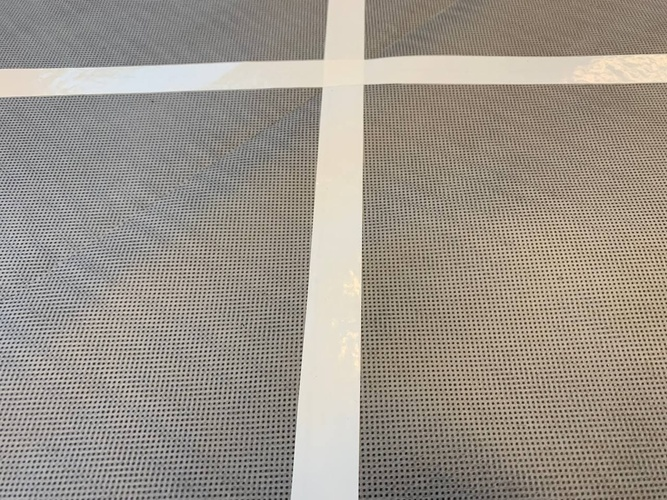
#> input picture dataset/intersection/intersection (2).jpg, 667 x 500 px, shrunk from 1280 x 960 before the run; the run also reads 1 picture not shown here
$ python example_utilities.py
#> lines starting #> are read from the running program, lines starting #| are printed output that depends on the picture; after the words box and inside, x2 and y2 are one past the last pixel; in counts of white or black regions, pixels touching at a corner belong together
### utilities.py
import cv2
import numpy as np

from typing import List


def image_preprocessing(image: np.ndarray) -> np.ndarray:
    """
    Preprocesses the image to get a better line detection
    Args:
        image: image to process

    Returns:
        result: processed image
    """
    blur = cv2.blur(image, (5, 5))

    _, thresh1 = cv2.threshold(blur, 168, 255, cv2.THRESH_BINARY)

    hsv = cv2.cvtColor(thresh1, cv2.COLOR_RGB2HSV)

    lower_white = np.array([0, 0, 168])
    upper_white = np.array([172, 111, 255])
    mask = cv2.inRange(hsv, lower_white, upper_white)

    kernel_erode = np.ones((6, 6), np.uint8)
    eroded_mask = cv2.erode(mask, kernel_erode, iterations=1)
    kernel_dilate = np.ones((4, 4), np.uint8)
    dilated_mask = cv2.dilate(eroded_mask, kernel_dilate, iterations=1)

    return dilated_mask


def direction(image: np.ndarray) -> float:
    """
    Reads and preprocesses the image in path
    Returns a direction between 0 and width in pixels
    The direction is the center of the main detected line

    Args:
        image: image to analyze

    Returns:
        cx: center of the main line detected in pixels
    """

    _, width = image.shape[:2]

    # Preprocess image (blur, threshold, etc.)
    dilated_mask = image_preprocessing(image)

    # Find contours
    contours, _ = cv2.findContours(
        dilated_mask, cv2.RETR_TREE, cv2.CHAIN_APPROX_SIMPLE)

    # If contours found, take the biggest one
    if (len(contours) > 0):
        main_contour = sorted(contours, key=cv2.contourArea, reverse=True)[0]
        coords = cv2.moments(main_contour)
        if (coords['m00'] != 0):
            cx = int(coords['m10']/coords['m00'])
            # Return its center
            return cx
    # If no contours found, return the center of the image
    return width/2


def turn_detection(image: np.ndarray, spacing_ratio: float = 1/4, surface_ratio: float = 0.01,
                   center_surface_ratio: float = 0.05) -> List[bool]:
    """
    Reads and preprocesses the image in path
    Returns two booleans [x,y]
    x is True if there is a left turn, False otherwise
    y is the same for a right turn

    Args:
        image: image to analyze
        spacing_ratio: if the line detected width*spacing_ratio pixels from the border,
            there is a left turn, same for right
        surface_ratio: if (area of the line)/(area of the image) is more than surface_ratio,
            there is a turn

    Returns:
        two bools describing the presence of a left/right turn
    """
    h, w = image.shape[:2]

    # Isolate left and right side of the image
    # Crop image vertically (we want to detect intersection only if it is close)
    left_image = image[int(h/2):, :int(w*spacing_ratio)]
    right_image = image[int(h/2):, int(w*(1 - spacing_ratio)):]
    center_image = image[:, int(w*spacing_ratio):int(w*(1 - spacing_ratio))]

    images = [left_image, right_image]
    result = [False, False]
    # center_lane checks if there is a lane in the middle
    # if there is not, we are not at an intersection
    center_lane = False

    # Preprocess the image (blur, threshold...)
    dilated_mask = image_preprocessing(center_image)

    # Find contours, detection of center lane
    contours, _ = cv2.findContours(
        dilated_mask, cv2.RETR_TREE, cv2.CHAIN_APPROX_SIMPLE)
    if len(contours) > 0:
        # If contour found:
        contours = sorted(contours, key=cv2.contourArea, reverse=True)[:1]
        # Get the area of the biggest contour
        area = cv2.contourArea(contours[0])
        # Compare to surface ratio
        if area/(w*h) > center_surface_ratio:
            center_lane = True

    # Detection of side lanes
    for i, side_image in enumerate(images):
        # Preprocessing
        dilated_mask = image_preprocessing(side_image)

        # Find contours
        contours, _ = cv2.findContours(
            dilated_mask, cv2.RETR_TREE, cv2.CHAIN_APPROX_SIMPLE)
        if len(contours) > 0:
            # If contour found:
            contours = sorted(contours, key=cv2.contourArea, reverse=True)[:1]
            # Get the area of the biggest contour
            area = cv2.contourArea(contours[0])
            # Compare to surface ratio
            if area/(w*h) > surface_ratio and center_lane:
                result[i] = True
    return result


class PID():
    # [124 lines left out: functions __init__, compute, direction_to_motor, roundabout_direction, not called in this run]


def detect_red(image: np.ndarray) -> bool:
    """
    Detects if there is a red color in the image
    Args:
        image: image to process

    Returns:
        bool: True if red is detected
    """
    # Convert BGR to HSV
    hsv = cv2.cvtColor(image, cv2.COLOR_BGR2HSV)

    # define range of red color in HSV (could differ depending on lighting)
    lower_red = np.array([0, 100, 100])
    upper_red = np.array([10, 255, 255])
    # Threshold the HSV image to get only red colors
    mask = cv2.inRange(hsv, lower_red, upper_red)

    # Erode and dilate the mask
    kernel_erode = np.ones((6, 6), np.uint8)
    eroded_mask = cv2.erode(mask, kernel_erode, iterations=1)
    kernel_dilate = np.ones((4, 4), np.uint8)
    dilated_mask = cv2.dilate(eroded_mask, kernel_dilate, iterations=1)

    # Find contours
    contours, _ = cv2.findContours(
        dilated_mask, cv2.RETR_TREE, cv2.CHAIN_APPROX_SIMPLE)

    # if contours found, take the biggest one
    if len(contours) > 0:
        main_contour = sorted(contours, key=cv2.contourArea, reverse=True)[0]
        coords = cv2.moments(main_contour)
        if coords['m00'] != 0:
            _ = int(coords['m10']/coords['m00'])
            _ = int(coords['m01']/coords['m00'])
            return True
    return False

### example_utilities.py
import cv2
import numpy as np
import matplotlib.pyplot as plt

from utilities import *

# image_preprocessing demo
image = cv2.imread("dataset/intersection/intersection (2).jpg")
#> image is the input picture: shape (500, 667, 3); mean B, G, R 138.4, 148.3, 156
preprocessed_image = image_preprocessing(image)
#> in image_preprocessing, `hsv = cv2.cvtColor(thresh1, cv2.COLOR_RGB2HSV)`: hsv: shape (500, 667, 3); mean H, S, V 6.3, 14, 46.5
#> in image_preprocessing, `mask = cv2.inRange(hsv, lower_white, upper_white)`:
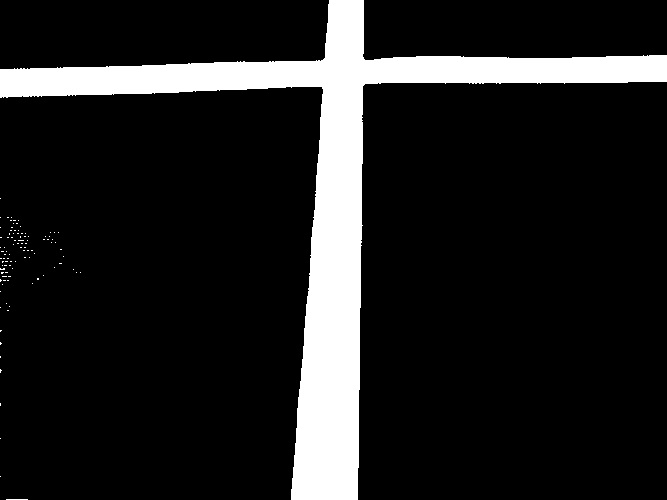
#> mask: shape (500, 667); 12.8% white; 101 white regions (99 under 20 px), largest, box (x1, y1, x2, y2) and area: (0, 0, 667, 500) 42311, (6, 499, 28, 500) 22
#> in image_preprocessing, `eroded_mask = cv2.erode(mask, kernel_erode, iterations=1)`: eroded_mask: shape (500, 667); 10.9% white; 1 white region, box (x1, y1, x2, y2) and area: (0, 0, 667, 500) 36487
#> in image_preprocessing, `dilated_mask = cv2.dilate(eroded_mask, kernel_dilate, iterations=1)`: dilated_mask: shape (500, 667); 12% white; 1 white region, box (x1, y1, x2, y2) and area: (0, 0, 667, 500) 39914
plt.figure(figsize=(10, 4))
plt.subplot(1, 2, 1)
plt.title("Original image")
plt.imshow(image)
plt.subplot(1, 2, 2)
plt.title("Preprocessed image")
plt.imshow(preprocessed_image)
plt.savefig("media/image_preprocessing.png")
#> figure, not shown here; B, G, R data is drawn as R, G, B

# direction demo
image1 = cv2.imread("dataset/single_line/single_line (2).jpg")
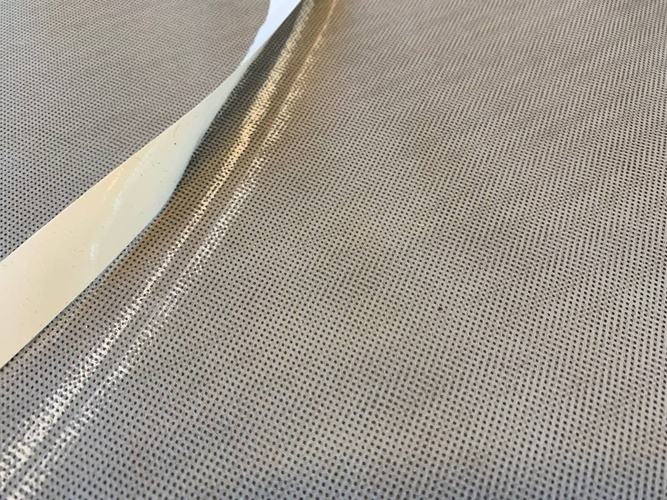
#> input picture dataset/single_line/single_line (2).jpg, 667 x 500 px, shrunk from 1280 x 960 before the run
#> image1 is the input picture: shape (500, 667, 3); mean B, G, R 140.8, 150.5, 157.5
image2 = cv2.imread("dataset/single_line/single_line (5).jpg")
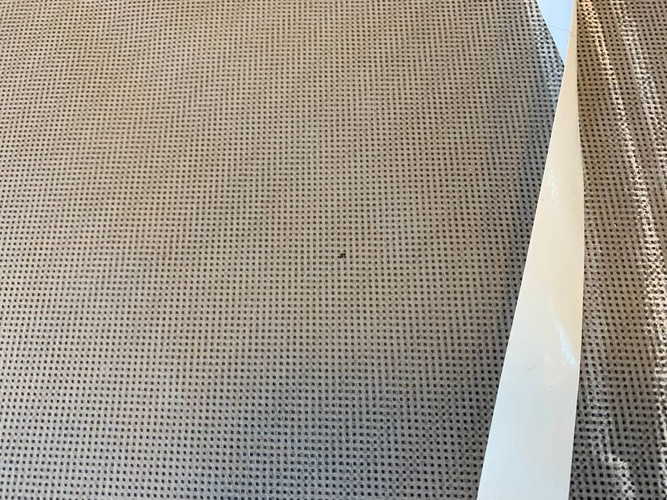
#> input picture dataset/single_line/single_line (5).jpg, 667 x 500 px, shrunk from 1280 x 960 before the run
#> image2 is the input picture: shape (500, 667, 3); mean B, G, R 136.6, 148.6, 156.8
cx1 = direction(image1)
#> in image_preprocessing (call 2), `hsv = cv2.cvtColor(thresh1, cv2.COLOR_RGB2HSV)`: hsv: shape (500, 667, 3); mean H, S, V 7, 15.9, 33.7
#> in image_preprocessing (call 2), `mask = cv2.inRange(hsv, lower_white, upper_white)`: mask: shape (500, 667); 7% white; 270 white regions (233 under 20 px), largest, box (x1, y1, x2, y2) and area: (0, 0, 300, 366) 19416, (2, 394, 70, 468) 1077, (0, 0, 28, 39) 410
#> in image_preprocessing (call 2), `eroded_mask = cv2.erode(mask, kernel_erode, iterations=1)`: eroded_mask: shape (500, 667); 5% white; 11 white regions (8 under 20 px), largest, box (x1, y1, x2, y2) and area: (0, 72, 240, 363) 15861, (240, 0, 297, 71) 632, (28, 431, 42, 441) 37
#> in image_preprocessing (call 2), `dilated_mask = cv2.dilate(eroded_mask, kernel_dilate, iterations=1)`: dilated_mask: shape (500, 667); 5.6% white; 9 white regions (5 under 20 px)
#> in direction, `contours, _ = cv2.findContours( dilated_mask, cv2.RETR_TREE, cv2.CHAIN..`: contours = 9 contours, 6 with area under 20; largest, box (x1, y1, x2, y2) and area: (0, 0, 299, 365) 17932, (27, 430, 44, 443) 98, (21, 448, 31, 461) 52
#> in direction, `main_contour = sorted(contours, key=cv2.contourArea, reverse=True)[0]`: main_contour = contour of 390 points, box (x1, y1, x2, y2) (0, 0, 299, 365), area 17932
#> in direction, `coords = cv2.moments(main_contour)`: coords = moments, m00 17931.5, centre m10/m00, m01/m00 = (102.5, 220.8)
#> in direction, `cx = int(coords['m10']/coords['m00'])`: cx = 102
#> cx1 = 102
cx2 = direction(image2)
#> in image_preprocessing (call 3), `hsv = cv2.cvtColor(thresh1, cv2.COLOR_RGB2HSV)`: hsv: shape (500, 667, 3); mean H, S, V 30.2, 67.8, 93.5
#> in image_preprocessing (call 3), `mask = cv2.inRange(hsv, lower_white, upper_white)`: mask: shape (500, 667); 10.1% white; 426 white regions (384 under 20 px), largest, box (x1, y1, x2, y2) and area: (477, 0, 584, 500) 26592, (0, 337, 70, 471) 2294, (0, 455, 45, 499) 475
#> in image_preprocessing (call 3), `eroded_mask = cv2.erode(mask, kernel_erode, iterations=1)`: eroded_mask: shape (500, 667); 7.1% white; 4 white regions (3 under 20 px), largest, box (x1, y1, x2, y2) and area: (481, 0, 582, 500) 23637
#> in image_preprocessing (call 3), `dilated_mask = cv2.dilate(eroded_mask, kernel_dilate, iterations=1)`: dilated_mask: shape (500, 667); 7.6% white; 4 white regions
#> in direction (call 2), `contours, _ = cv2.findContours( dilated_mask, cv2.RETR_TREE, cv2.CHAIN..`: contours = 4 contours, 1 with area under 20; largest, box (x1, y1, x2, y2) and area: (480, 0, 584, 500) 24767, (0, 353, 4, 366) 30, (0, 418, 4, 426) 20
#> cx2 = 545
image1 = cv2.circle(image1, (int(cx1), int(
    image1.shape[0]/2)), 50, (0, 0, 255), -1)
#> image1: shape (500, 667, 3); 2.35% of pixels changed, all inside (x1, y1, x2, y2) = (52, 200, 153, 301)
image2 = cv2.circle(image2, (int(cx2), int(
    image2.shape[0]/2)), 50, (0, 0, 255), -1)
#> image2: shape (500, 667, 3); 2.35% of pixels changed, all inside (x1, y1, x2, y2) = (495, 200, 596, 301)
plt.figure(figsize=(10, 4))
plt.subplot(1, 2, 1)
plt.title("Left turn")
plt.imshow(image1)
plt.subplot(1, 2, 2)
plt.title("Right turn")
plt.imshow(image2)
plt.savefig("media/direction.png")
#> figure, not shown here; B, G, R data is drawn as R, G, B

# turn_detection demo
image1 = cv2.imread("dataset/intersection/intersection (4).jpg")
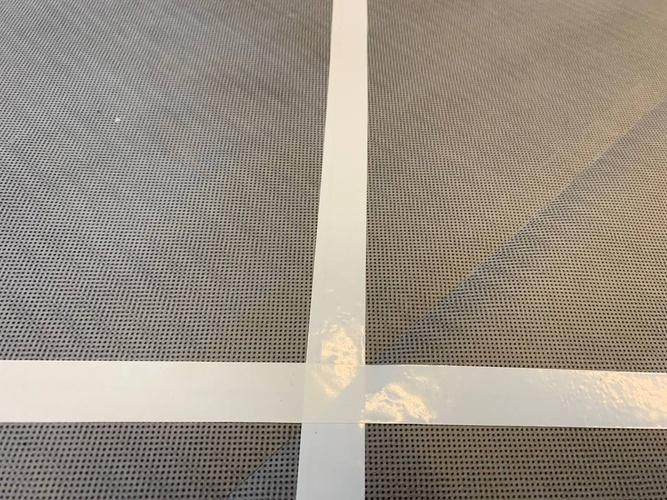
#> input picture dataset/intersection/intersection (4).jpg, 667 x 500 px, shrunk from 1280 x 960 before the run
#> image1 is the input picture: shape (500, 667, 3); mean B, G, R 131.2, 143.3, 152.5
image2 = cv2.imread("dataset/intersection/intersection (14).jpg")
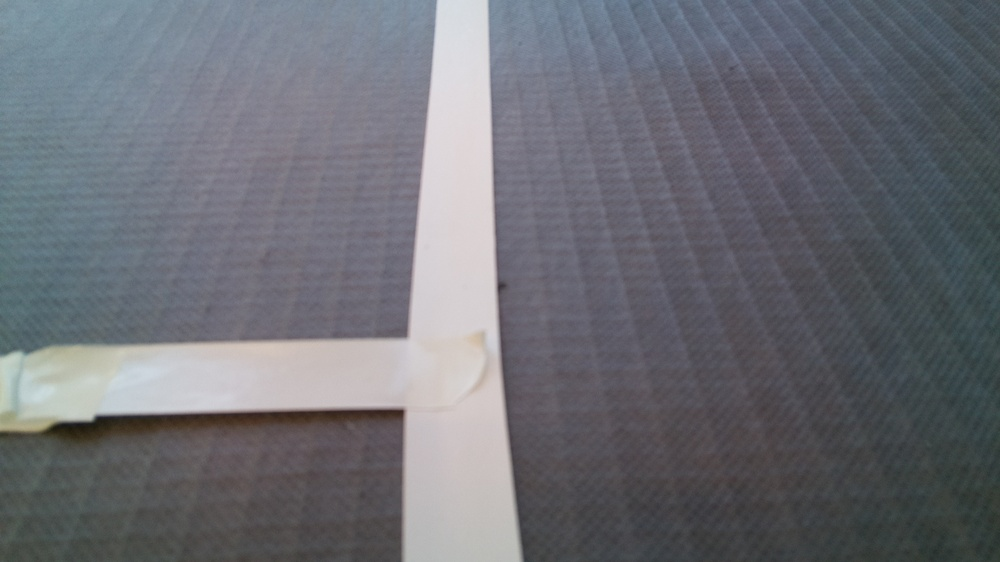
#> input picture dataset/intersection/intersection (14).jpg, 1000 x 562 px, shrunk from 1920 x 1080 before the run
#> image2 is the input picture: shape (562, 1000, 3); mean B, G, R 116.8, 110.1, 108.1
turn1 = turn_detection(image1)
#> in image_preprocessing (call 4), `hsv = cv2.cvtColor(thresh1, cv2.COLOR_RGB2HSV)`: hsv: shape (500, 334, 3); mean H, S, V 1, 2.6, 64
#> in image_preprocessing (call 4), `mask = cv2.inRange(hsv, lower_white, upper_white)`: mask: shape (500, 334); 24.1% white; 1 white region, box (x1, y1, x2, y2) and area: (0, 0, 334, 500) 40234
#> in image_preprocessing (call 4), `eroded_mask = cv2.erode(mask, kernel_erode, iterations=1)`: eroded_mask: shape (500, 334); 21.8% white; 1 white region, box (x1, y1, x2, y2) and area: (0, 0, 334, 500) 36458
#> in image_preprocessing (call 4), `dilated_mask = cv2.dilate(eroded_mask, kernel_dilate, iterations=1)`: dilated_mask: shape (500, 334); 23.2% white; 1 white region
#> in turn_detection, `contours, _ = cv2.findContours( dilated_mask, cv2.RETR_TREE, cv2.CHAIN..`: contours = 1 contour; box (x1, y1, x2, y2) and area: (0, 0, 334, 500) 37878
#> in turn_detection, `area = cv2.contourArea(contours[0])`: area = 37878
#> the loop in turn_detection, `for i, side_image in enumerate(images):` made 2 passes
#> (lower_white in image_preprocessing, upper_white in image_preprocessing, kernel_dilate in image_preprocessing, area) on passes 1 to 2: ([0, 0, 168], [172, 111, 255], [[1, 1, 1, 1], [1, 1, 1, 1], [1, 1, 1, 1], [1, 1, 1, 1]], 9653.5), ([0, 0, 168], [172, 111, 255], [[1, 1, 1, 1], [1, 1, 1, 1], [1, 1, 1, 1], [1, 1, 1, 1]], 8516)
#> after the loop in turn_detection, `for i, side_image in enumerate(images):`:
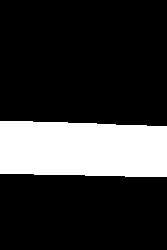
#> dilated_mask: shape (250, 167); 20.9% white; 1 white region, box (x1, y1, x2, y2) and area: (0, 121, 167, 177) 8734
#> after the loop in turn_detection, `for i, side_image in enumerate(images):`: area = 8516; result = [True, True]
#> turn1 = [True, True]
turn2 = turn_detection(image2)
#> in image_preprocessing (call 7), `hsv = cv2.cvtColor(thresh1, cv2.COLOR_RGB2HSV)`: hsv: shape (562, 500, 3); mean H, S, V 0.3, 0.8, 52
#> in image_preprocessing (call 7), `mask = cv2.inRange(hsv, lower_white, upper_white)`:
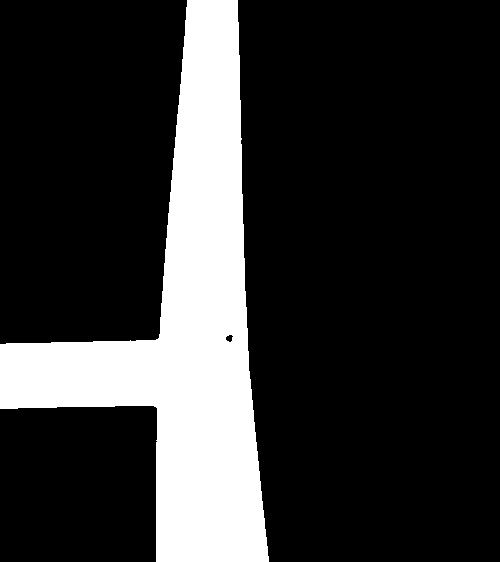
#> mask: shape (562, 500); 20.1% white; 1 white region
#> in turn_detection (call 2), `contours, _ = cv2.findContours( dilated_mask, cv2.RETR_TREE, cv2.CHAIN..`: contours = 2 contours; box (x1, y1, x2, y2) and area: (0, 0, 269, 562) 54188, (225, 334, 236, 345) 80
#> in turn_detection (call 2), `contours = sorted(contours, key=cv2.contourArea, reverse=True)[:1]`: contours = 1 contour; box (x1, y1, x2, y2) and area: (0, 0, 269, 562) 54188
#> the loop in turn_detection (call 2), `for i, side_image in enumerate(images):` made 2 passes
#> (lower_white in image_preprocessing, upper_white in image_preprocessing, kernel_dilate in image_preprocessing, area) on pass 1: ([0, 0, 168], [172, 111, 255], [[1, 1, 1, 1], [1, 1, 1, 1], [1, 1, 1, 1], [1, 1, 1, 1]], 13511.5)
#> (lower_white in image_preprocessing, upper_white in image_preprocessing, kernel_dilate in image_preprocessing) on pass 2: ([0, 0, 168], [172, 111, 255], [[1, 1, 1, 1], [1, 1, 1, 1], [1, 1, 1, 1], [1, 1, 1, 1]])
#> turn2 = [True, False]


def turn_to_result(turn):
    if turn == [1, 1]:
        result = "Left and Right turns"
    elif turn == [1, 0]:
        result = "Left turn"
    elif turn == [0, 1]:
        result = "Right turn"
    else:
        result = "No turn"
    return result


plt.figure(figsize=(10, 4))
plt.subplot(1, 2, 1)
plt.title(turn_to_result(turn1))
plt.imshow(image1)
plt.subplot(1, 2, 2)
plt.title(turn_to_result(turn2))
plt.imshow(image2)
plt.savefig("media/turn_detection.png")

# detect_red demo
image1 = cv2.imread("dataset/env_3_marker/env_3_marker (2).jpg")
image2 = cv2.imread("dataset/intersection/intersection (4).jpg")
red1 = detect_red(image1)
#> in detect_red, `contours, _ = cv2.findContours( dilated_mask, cv2.RETR_TREE, cv2.CHAIN..`: contours = 1 contour; box (x1, y1, x2, y2) and area: (0, 165, 385, 229) 14552
#> in detect_red, `main_contour = sorted(contours, key=cv2.contourArea, reverse=True)[0]`: main_contour = contour of 126 points, box (x1, y1, x2, y2) (0, 165, 385, 229), area 14552
#> in detect_red, `coords = cv2.moments(main_contour)`: coords = moments, m00 14552.5, centre m10/m00, m01/m00 = (184, 193.2)
#> red1 = True
red2 = detect_red(image2)
#> red2 = False
if red1 == True:
    red1 = "Red"
else:
    red1 = "No red"
if red2 == True:
    red2 = "Red"
else:
    red2 = "No red"
plt.figure(figsize=(10, 4))
plt.subplot(1, 2, 1)
plt.title(red1)
plt.imshow(image1[:, :, ::-1])
plt.subplot(1, 2, 2)
plt.title(red2)
plt.imshow(image2)
plt.savefig("media/detect_red.png")
